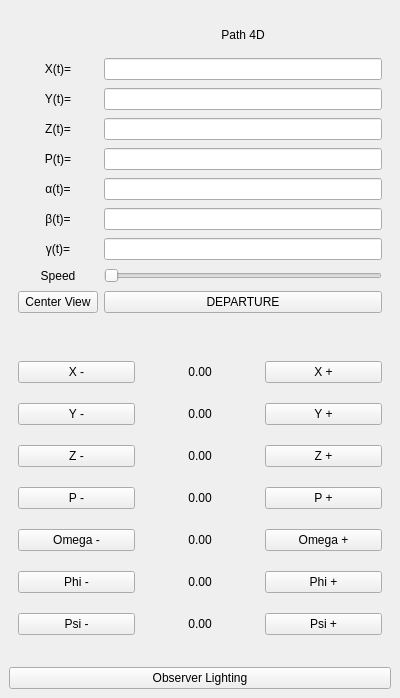
  <widget class="QDockWidget" name="dock4D">
   <property name="minimumSize">
    <size>
     <width>400</width>
     <height>698</height>
    </size>
   </property>
   <property name="maximumSize">
    <size>
     <width>400</width>
     <height>524287</height>
    </size>
   </property>
   <property name="windowTitle">
    <string>4D VIEW</string>
   </property>
   <attribute name="dockWidgetArea">
    <number>4</number>
   </attribute>
   <widget class="QWidget" name="dockWidgetContents_3">
    <layout class="QVBoxLayout" name="verticalLayout">
     <item>
      <widget class="QWidget" name="panelPath" native="true">
       <property name="focusPolicy">
        <enum>Qt::FocusPolicy::ClickFocus</enum>
       </property>
       <layout class="QGridLayout" name="gridLayout_4">
        <item row="6" column="2">
         <widget class="QLineEdit" name="lineBeta_P" />
        </item>
        <item row="10" column="2">
         <widget class="QPushButton" name="btnDeparture">
          <property name="text">
           <string>DEPARTURE</string>
          </property>
         </widget>
        </item>
        <item row="3" column="2">
         <widget class="QLineEdit" name="lineZ_P" />
        </item>
        <item row="2" column="0">
         <widget class="QLabel" name="lblY_P">
          <property name="text">
           <string>Y(t)=</string>
          </property>
          <property name="alignment">
           <set>Qt::AlignmentFlag::AlignCenter</set>
          </property>
         </widget>
        </item>
        <item row="10" column="0">
         <widget class="QPushButton" name="pushView">
          <property name="sizePolicy">
           <sizepolicy hsizetype="Minimum" vsizetype="Fixed">
            <horstretch>0</horstretch>
            <verstretch>0</verstretch>
           </sizepolicy>
          </property>
          <property name="text">
           <string>Center View</string>
          </property>
         </widget>
        </item>
        <item row="5" column="0">
         <widget class="QLabel" name="lblAlpha_P">
          <property name="text">
           <string>α(t)=</string>
          </property>
          <property name="alignment">
           <set>Qt::AlignmentFlag::AlignCenter</set>
          </property>
         </widget>
        </item>
        <item row="6" column="0">
         <widget class="QLabel" name="lblBeta_P">
          <property name="text">
           <string>β(t)=</string>
          </property>
          <property name="alignment">
           <set>Qt::AlignmentFlag::AlignCenter</set>
          </property>
         </widget>
        </item>
        <item row="0" column="2">
         <widget class="QLabel" name="label_6">
          <property name="maximumSize">
           <size>
            <width>16777215</width>
            <height>30</height>
           </size>
          </property>
          <property name="text">
           <string>Path 4D</string>
          </property>
          <property name="alignment">
           <set>Qt::AlignmentFlag::AlignCenter</set>
          </property>
         </widget>
        </item>
        <item row="3" column="0">
         <widget class="QLabel" name="lblZ_P">
          <property name="text">
           <string>Z(t)=</string>
          </property>
          <property name="alignment">
           <set>Qt::AlignmentFlag::AlignCenter</set>
          </property>
         </widget>
        </item>
        <item row="1" column="0">
         <widget class="QLabel" name="lblX_P">
          <property name="text">
           <string>X(t)=</string>
          </property>
          <property name="alignment">
           <set>Qt::AlignmentFlag::AlignCenter</set>
          </property>
         </widget>
        </item>
        <item row="4" column="0">
         <widget class="QLabel" name="lblGamma_P">
          <property name="text">
           <string>P(t)=</string>
          </property>
          <property name="alignment">
           <set>Qt::AlignmentFlag::AlignCenter</set>
          </property>
         </widget>
        </item>
        <item row="5" column="2">
         <widget class="QLineEdit" name="lineAlpha_P" />
        </item>
        <item row="7" column="0">
         <widget class="QLabel" name="lblP_P_2">
          <property name="text">
           <string>γ(t)=</string>
          </property>
          <property name="alignment">
           <set>Qt::AlignmentFlag::AlignCenter</set>
          </property>
         </widget>
        </item>
        <item row="4" column="2">
         <widget class="QLineEdit" name="lineP_P" />
        </item>
        <item row="2" column="2">
         <widget class="QLineEdit" name="lineY_P" />
        </item>
        <item row="7" column="2">
         <widget class="QLineEdit" name="lineGamma_P" />
        </item>
        <item row="1" column="2">
         <widget class="QLineEdit" name="lineX_P" />
        </item>
        <item row="8" column="0">
         <widget class="QLabel" name="lblSpeed4D">
          <property name="text">
           <string>Speed</string>
          </property>
          <property name="alignment">
           <set>Qt::AlignmentFlag::AlignCenter</set>
          </property>
         </widget>
        </item>
        <item row="8" column="2">
         <widget class="QSlider" name="speed4DSlider">
          <property name="orientation">
           <enum>Qt::Orientation::Horizontal</enum>
          </property>
         </widget>
        </item>
       </layout>
      </widget>
     </item>
     <item>
      <widget class="QWidget" name="panelNav4D" native="true">
       <property name="sizePolicy">
        <sizepolicy hsizetype="Preferred" vsizetype="Preferred">
         <horstretch>0</horstretch>
         <verstretch>0</verstretch>
        </sizepolicy>
       </property>
       <layout class="QGridLayout" name="gridLayout_3">
        <item row="1" column="1">
         <widget class="QLabel" name="lblXVal4D">
          <property name="text">
           <string>0.00</string>
          </property>
          <property name="alignment">
           <set>Qt::AlignmentFlag::AlignCenter</set>
          </property>
         </widget>
        </item>
        <item row="2" column="1">
         <widget class="QLabel" name="lblYVal4D">
          <property name="text">
           <string>0.00</string>
          </property>
          <property name="alignment">
           <set>Qt::AlignmentFlag::AlignCenter</set>
          </property>
         </widget>
        </item>
        <item row="3" column="1">
         <widget class="QLabel" name="lblZVal4D">
          <property name="text">
           <string>0.00</string>
          </property>
          <property name="alignment">
           <set>Qt::AlignmentFlag::AlignCenter</set>
          </property>
         </widget>
        </item>
        <item row="3" column="2">
         <widget class="QPushButton" name="btnZPlus">
          <property name="text">
           <string>Z +</string>
          </property>
         </widget>
        </item>
        <item row="2" column="0">
         <widget class="QPushButton" name="btnYMinus">
          <property name="text">
           <string>Y -</string>
          </property>
         </widget>
        </item>
        <item row="3" column="0">
         <widget class="QPushButton" name="btnZMinus">
          <property name="text">
           <string>Z -</string>
          </property>
         </widget>
        </item>
        <item row="2" column="2">
         <widget class="QPushButton" name="btnYPlus">
          <property name="text">
           <string>Y +</string>
          </property>
         </widget>
        </item>
        <item row="4" column="1">
         <widget class="QLabel" name="lblPVal4D">
          <property name="text">
           <string>0.00</string>
          </property>
          <property name="alignment">
           <set>Qt::AlignmentFlag::AlignCenter</set>
          </property>
         </widget>
        </item>
        <item row="5" column="1">
         <widget class="QLabel" name="lblOmegaVal4D">
          <property name="text">
           <string>0.00</string>
          </property>
          <property name="alignment">
           <set>Qt::AlignmentFlag::AlignCenter</set>
          </property>
         </widget>
        </item>
        <item row="6" column="1">
         <widget class="QLabel" name="lblPhiVal4D">
          <property name="text">
           <string>0.00</string>
          </property>
          <property name="alignment">
           <set>Qt::AlignmentFlag::AlignCenter</set>
          </property>
         </widget>
        </item>
        <item row="7" column="1">
         <widget class="QLabel" name="lblPsiVal4D">
          <property name="text">
           <string>0.00</string>
          </property>
          <property name="alignment">
           <set>Qt::AlignmentFlag::AlignCenter</set>
          </property>
         </widget>
        </item>
        <item row="4" column="2">
         <widget class="QPushButton" name="btnPPlus">
          <property name="text">
           <string>P +</string>
          </property>
         </widget>
        </item>
        <item row="6" column="0">
         <widget class="QPushButton" name="btnPhiRear">
          <property name="text">
           <string>Phi -</string>
          </property>
         </widget>
        </item>
        <item row="7" column="0">
         <widget class="QPushButton" name="btnPsiRear">
          <property name="text">
           <string>Psi -</string>
          </property>
         </widget>
        </item>
        <item row="5" column="2">
         <widget class="QPushButton" name="btnOmegaAhead">
          <property name="text">
           <string>Omega +</string>
          </property>
         </widget>
        </item>
        <item row="1" column="2">
         <widget class="QPushButton" name="btnXPlus">
          <property name="text">
           <string>X +</string>
          </property>
         </widget>
        </item>
        <item row="5" column="0">
         <widget class="QPushButton" name="btnOmegaRear">
          <property name="text">
           <string>Omega -</string>
          </property>
         </widget>
        </item>
        <item row="7" column="2">
         <widget class="QPushButton" name="btnPsiAhead">
          <property name="text">
           <string>Psi +</string>
          </property>
         </widget>
        </item>
        <item row="1" column="0">
         <widget class="QPushButton" name="btnXMinus">
          <property name="text">
           <string>X -</string>
          </property>
         </widget>
        </item>
        <item row="6" column="2">
         <widget class="QPushButton" name="btnPhiAhead">
          <property name="text">
           <string>Phi +</string>
          </property>
         </widget>
        </item>
        <item row="4" column="0">
         <widget class="QPushButton" name="btnPMinus">
          <property name="text">
           <string>P -</string>
          </property>
         </widget>
        </item>
       </layout>
      </widget>
     </item>
     <item>
      <widget class="QPushButton" name="btnLightMode">
       <property name="text">
        <string>Observer Lighting</string>
       </property>
       <property name="checkable">
        <bool>false</bool>
       </property>
      </widget>
     </item>
    </layout>
   </widget>
  </widget>
